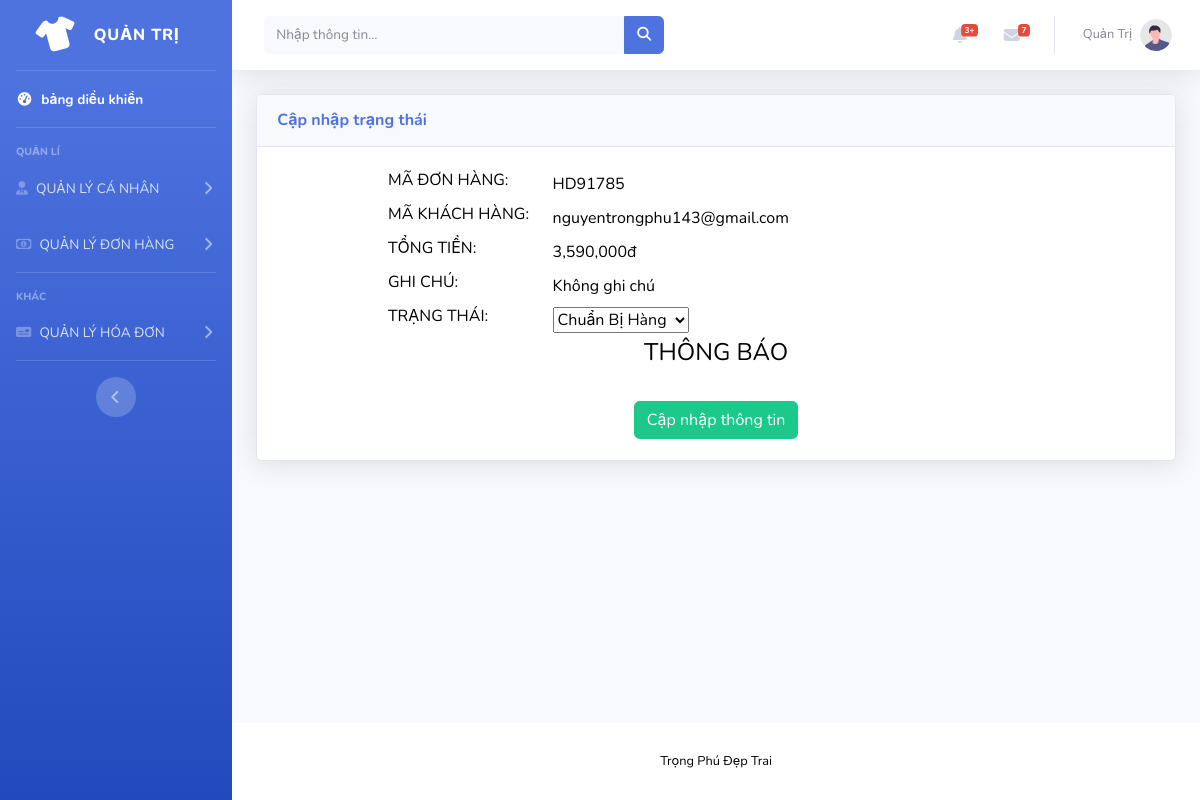
The page /admin/Update_donhang.php?id=30 on the database its author committed.
### tables this page shows
CREATE TABLE `bill` (
  `id` int(11) UNSIGNED NOT NULL,
  `MaDH` varchar(255) NOT NULL,
  `MaKH` varchar(255) NOT NULL,
  `TongTien` double NOT NULL,
  `GhiChu` varchar(255) NOT NULL,
  `TrangThai` int(1) NOT NULL DEFAULT 1,
  `PhuongThuc` varchar(255) NOT NULL
);

### admin/Update_donhang.php (the view, shortened to what this page needs)
<!DOCTYPE html>
<html lang="en">
    <?php
        include_once('./layout/head.php');
        $layid = 0;
        if (isset($_REQUEST['id'])) {
            $layid = $_REQUEST['id'];
        }
    ?>
    <body id="page-top">
        <div id="wrapper">
            <?php
                include_once('./layout/nav_NV.php')
            ?>
            <div id="content-wrapper" class="d-flex flex-column">
                <div id="content">
                    <?php
                        include_once('./layout/topbar.php')
                    ?>
                    <div class="container-fluid">
                        <div class="card shadow mb-4">
                            <div class="card-header py-3">
                                <h6 class="m-0 font-weight-bold text-primary">Cập nhập trạng thái</h6>
                            </div>
                            <div class="card-body">
                                <div class="table-responsive d-flex justify-content-center">
                                    <div class=" w-75">
                                        <form action="" method="post" enctype="multipart/form-data" name="form1"
                                            id="form1">
                                            <table class="w-100">
                                                <tbody class="w-100">
                                                    <tr>
                                                        <td class="w-25"><label for="MaNhanVien">MÃ ĐƠN HÀNG:</label>
                                                        </td>
                                                        <td class="w-75">
                                                            <?php echo $p->laycot("SELECT MaDH FROM bill WHERE id = '$layid'"); ?>
                                                        </td>
                                                    </tr>
                                                    <tr>
                                                        <td class="w-25"><label for="HoTen">MÃ KHÁCH HÀNG:</label>
                                                        </td>
                                                        <td class="w-75">
                                                            <?php echo $p->laycot("SELECT MaKH FROM bill WHERE id = '$layid'"); ?>
                                                        </td>
                                                    </tr>
                                                    <tr>
                                                        <td class="w-25"><label for="SDT">TỔNG TIỀN:</label>
                                                        </td>
                                                        <td class="w-75">
                                                            <?php echo number_format($p->laycot("SELECT TongTien FROM bill WHERE id = '$layid'")); ?>đ
                                                        </td>
                                                    </tr>
                                                    <tr>
                                                        <td class="w-25"><label for="DiaChi">GHI CHÚ:</label>
                                                        </td>
                                                        <td class="w-75">
                                                            <?php $GhiChu = $p->laycot("SELECT GhiChu FROM bill WHERE id = '$layid'");
                                                            if($GhiChu == ''){
                                                                echo 'Không ghi chú';
                                                            }else{
                                                                echo $GhiChu;
                                                            }; ?>
                                                        </td>
                                                    </tr>
                                                    <tr>
                                                        <td class="w-25"><label for="ChucVu">TRẠNG THÁI:</label>
                                                        </td>
                                                        <td class="w-75">
                                                        </td>
                                                    </tr>
                                                    <tr>
                                                        <td class="w-100 text-center" colspan="2">
                                                            <h4>THÔNG BÁO</h4> <br>
                                                        </td>
                                                    </tr>
                                                    <tr>
                                                        <td class="w-100 text-center" colspan="2">
                                                            <button class="btn btn-success" type="submit" name="nut"
                                                                id="nut" value="Thêm Danh Mục">Cập nhập thông tin
                                                            </button>
                                                        </td>
                                                    </tr>
                                                </tbody>
                                            </table>
                                        </form>
                                    </div>
                                </div>
                            </div>
                        </div>
                    </div>
                </div>
                <?php
                    include_once('./layout/footer.php');
                ?>
            </div>
        </div>
    </body>
</html>

### rows shown on the page
bill: MaDH "HD91785", MaKH "nguyentrongphu143@gmail.com", TongTien "3,590,000"

### other values the page prints
form field TrangThai "Chuẩn Bị Hàng"
